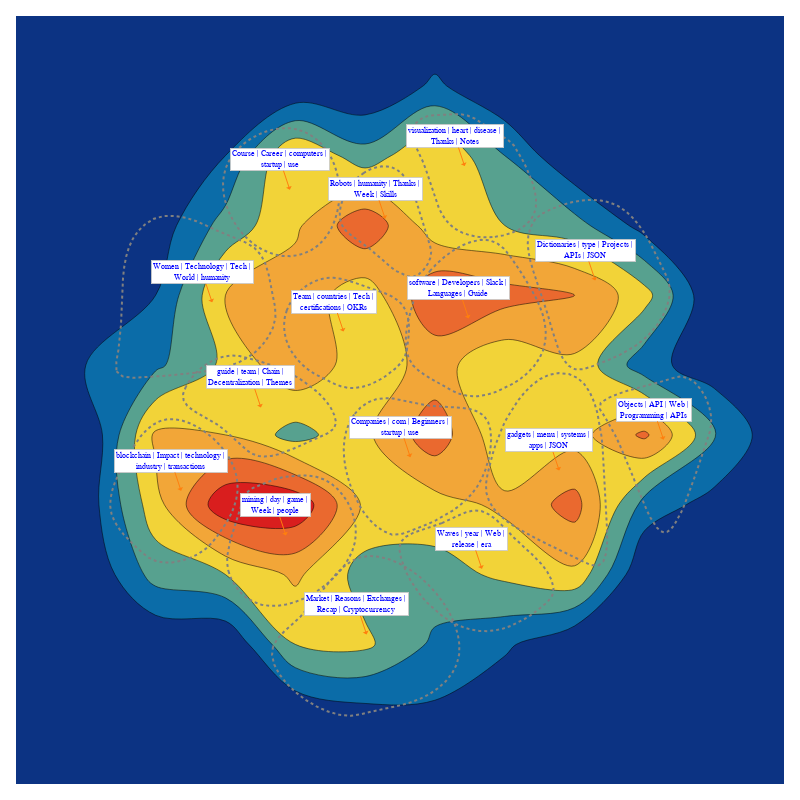

The notebook cell saved with this chart:
### Code cell
topic_fig = bunka.visualize_topics(
        width=800,
        height=800,
        show_text=False,
        density=True,
        colorscale="Portland",
        convex_hull=True,
        color=None,
    )

topic_fig.show()
